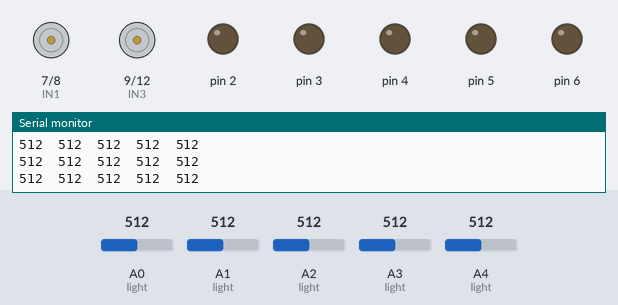
Simulated run of this sketch. Board: Arduino Uno, built with avr-gcc and run on an emulated ATmega328P. Parts: motor-driver pin pairs drawn as motors (green arrow = first pin HIGH = forward, orange = second pin HIGH = backward, longer = more drive, scaled by the enable pin), output pins drawn as LEDs (lit = HIGH), the last lines printed to the serial monitor. The inputs (shaded band) are chosen by the test bench; at power-on: A0 (light) = 512, A1 (light) = 512, A2 (light) = 512, A3 (light) = 512, A4 (light) = 512.

Above: at 1.2 s.
1.3 s: A0 (light) set to 318
4.3 s: A0 (light) set to 288
At 5.0 s:
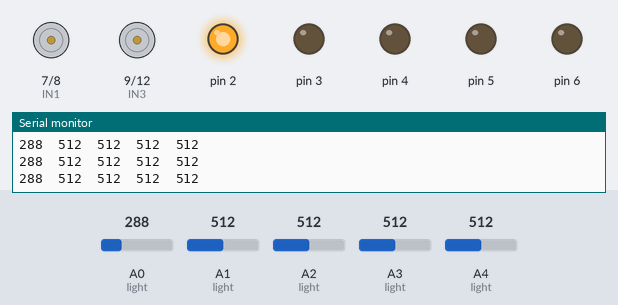
5.8 s: A1 (light) set to 316
8.8 s: A1 (light) set to 285
At 9.3 s:
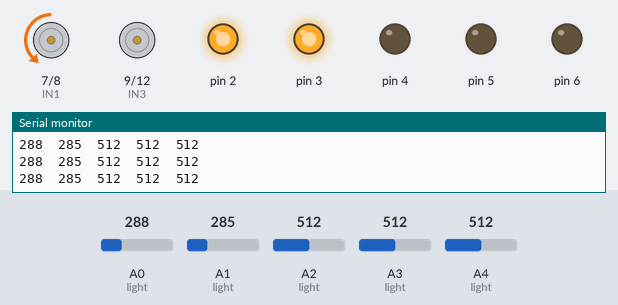
10.3 s: A2 (light) set to 318
11.8 s: A2 (light) set to 282
At 12.4 s:
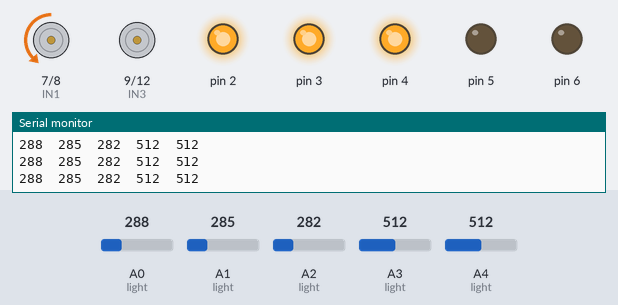
Timing chart, 0 to 14.3 s (numbered marks = the images above; inputs shaded):
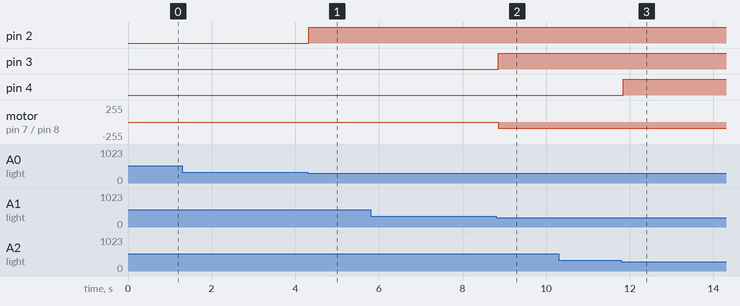

Measured:
- the behaviour switches between 300 and 299 on A0 (light) (found by bisection; images 0 and 1)
- the behaviour switches between 300 and 299 on A1 (light) (found by bisection; images 1 and 2)
- the behaviour switches between 300 and 299 on A2 (light) (found by bisection; images 2 and 3)
- after the input at 4.3 s, pin 2: LOW → HIGH at once
- after the input at 8.8 s, pin 3: LOW → HIGH after 0.05 s; motor on pin 7 (IN1) / pin 8 (IN2): stopped → backward 90/255 after 0.05 s
- after the input at 11.8 s, pin 4: LOW → HIGH at once

The sketch:

sketch_jul18a.ino
```cpp
int value1, value2, value3, value4, value5;

int a = 300;
int b = 300;
int c = 300;
int d = 300;
int e = 100;

int ENA = 10;
int ENB = 11;
int IN1 = 7;
int IN2 = 8;
int IN3 = 9;
int IN4 = 12;

int aa = 200;
int bb = 200;
int cc = 200;
int dd = 200;
int ee = 100;

void setup(){
  pinMode(2, OUTPUT);
  pinMode(3, OUTPUT);
  pinMode(4, OUTPUT);
  pinMode(5, OUTPUT);
  pinMode(6, OUTPUT);

  Serial.begin(9600);
  pinMode(A0, INPUT);
  pinMode(A1, INPUT);
  pinMode(A2, INPUT);
  pinMode(A3, INPUT);
  pinMode(A4, INPUT);

  pinMode(IN1, OUTPUT);
  pinMode(IN2, OUTPUT);
  pinMode(IN3, OUTPUT);
  pinMode(IN4, OUTPUT);
}

void onoff(){
  if(value1<a){
    digitalWrite(2, HIGH);
  }
  else{
    digitalWrite(2, LOW);
  }
   if(value2<b){
    digitalWrite(3, HIGH);
  }
  else{
    digitalWrite(3, LOW);
  }
   if(value3<c){
    digitalWrite(4, HIGH);
  }
  else{
    digitalWrite(4, LOW);
  }
   if(value4<d){
    digitalWrite(5, HIGH);
  }
  else{
    digitalWrite(5, LOW);
  }
   if(value5<e){
    digitalWrite(6, HIGH);
  }
  else{
    digitalWrite(6, LOW);
  }
}

void light(){
  value1 = analogRead(A0);
  value2 = analogRead(A1);
  value3 = analogRead(A2);
  value4 = analogRead(A3);
  value5 = analogRead(A4);


  Serial.print(value1); Serial.print("  ");
  Serial.print(value2); Serial.print("  ");
  Serial.print(value3); Serial.print("  ");
  Serial.print(value4); Serial.print("  ");
  Serial.println(value5);
}

void go(){
  digitalWrite(IN1, LOW);
  digitalWrite(IN2, HIGH);
  digitalWrite(IN3, HIGH);
  digitalWrite(IN4, LOW);
  analogWrite(ENA, 90);
  analogWrite(ENB, 90);
}

void left(){
  digitalWrite(IN1, LOW);
  digitalWrite(IN2, HIGH);
  digitalWrite(IN3, HIGH);
  digitalWrite(IN4, LOW);
  analogWrite(ENA, 90);
  analogWrite(ENB, 0);
}

void right(){
  digitalWrite(IN1, LOW);
  digitalWrite(IN2, HIGH);
  digitalWrite(IN3, HIGH);
  digitalWrite(IN4, LOW);
  analogWrite(ENA, 0);
  analogWrite(ENB, 90);
}

void brake(){
  digitalWrite(IN1, HIGH);
  digitalWrite(IN2, LOW);
  digitalWrite(IN3, LOW);
  digitalWrite(IN4, HIGH);
  analogWrite(ENA, 0);
  analogWrite(ENB, 0);
  delay(1000);
}

void slow(){
  digitalWrite(IN1, LOW);
  digitalWrite(IN2, HIGH);
  digitalWrite(IN3, HIGH);
  digitalWrite(IN4, LOW);
  analogWrite(ENA, 90);
  analogWrite(ENB, 90);
}

void moving(){
 if(value3<c && value1<a && value2<b && value4<d && value5){
  slow();
 }
 if(value3<c && value5<e){
  go();
 }
 if(value3<c){
  go();
 }
 if(value3<c & value2<b && value4<d){
  go();
 }
 if(value1<a && value3<c && value2<d){
  left();
 }
 if(value5<a && value3<b && value4<d){
  right();
 }
 if(value2<b && value1<a){
  left();
 }
 if(value5<e && value4<d){
  right();
 }
 if(value4<d){
  right();
 }
 if(value2<b){
  left();
 }
 if(value3<cc && value1<aa && value2<bb && value4<dd && value5<ee){
  brake();
 }
 if(value3<cc && value1<aa && value2<bb && value4<dd){
  brake();
  slow();
 }
}

void loop(){
  light();
  onoff();
  moving();
}
/*
 if(value3<c){
  go();
 }
 if(value5<e){
  right();
 }
 if(value1<a){
  left();
 }
 if(value3<cc && value1<aa && value2<bb && value4<dd && value5<ee){
  brake();
 }
 */
```
